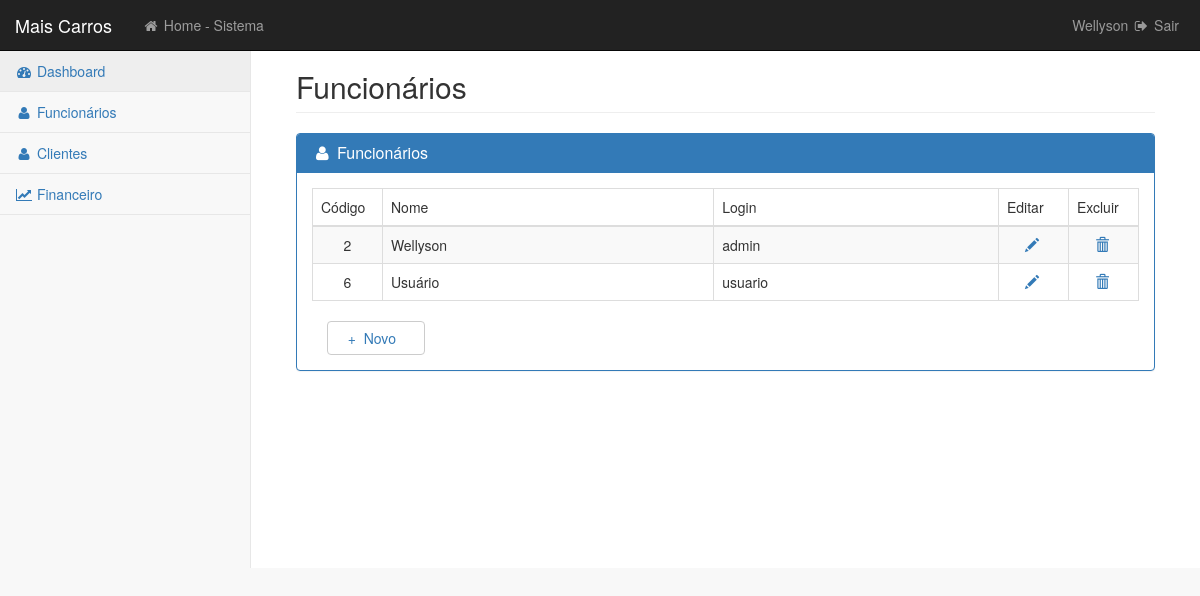
Page /view/admin_funcionarios.php (signed in) on the committed database.
### tables this page shows
CREATE TABLE `usuario` (
  `id` int(100) NOT NULL,
  `nome` varchar(255) NOT NULL,
  `login` varchar(50) NOT NULL,
  `senha` varchar(100) NOT NULL
);

### controller/funcionario/NavbarController.php (called while the page is built, shortened)
<?php
  class NavbarController {
    public $FuncionarioModel;
    public function __construct(){
      $this->FuncionarioModel = new Funcionario();
    }
    function getName() {
      return $this->FuncionarioModel->getName();
    }
    function auth() {
      $this->FuncionarioModel->auth();
    }
  }
?>

### model/FuncionarioModel.php (called while the page is built, shortened)
<?php
  class Funcionario extends CRUD {
    public function getLoggedUser() {
      $pdo = parent::connect();
      $login = $_SESSION['login'];
      $senha = $_SESSION['senha'];
      $sql = $pdo->prepare("SELECT * FROM usuario WHERE login=:login and senha=:senha");
      $sql->bindValue(':login', $login);
      $sql->bindValue(':senha', $senha);
      $sql->execute();
      $currentUser = $sql->fetchAll(PDO::FETCH_ASSOC);
      return $currentUser;
    }
    public function getName() {
      $user = $this->getLoggedUser();
      return $user[0]['nome'];
    }
  }
?>

### model/CRUDModel.php (called while the page is built, shortened)
<?php
  class CRUD extends Database {
    public function readAll( $table ) {
      $pdo = parent::connect();
      $busca = $pdo->prepare("SELECT * FROM $table");
      $busca->execute();
      $linha = $busca->fetchAll(PDO::FETCH_ASSOC);
      return $linha;
    }
  }
?>

### controller/GetAllController.php (called while the page is built, shortened)
<?php
  class GetAllController {
    public $CRUDModel;
    public function __construct(){
      $this->CRUDModel = new CRUD();
    }
    function getAll( $table ) {
      return $this->CRUDModel->readAll( $table );
    }
  }
?>

### view/dashboard/funcionario/all-funcionarios.php (the view, shortened to what this page needs)
<?php
  $getAllCtrl = new GetAllController();
  $funcionarios = $getAllCtrl->getAll('usuario');
  foreach ($funcionarios as $funcionario) { ?>
  <tr>
    <td style="text-align: center;" ><?php echo $funcionario['id']; ?></td>
    <td><?php echo $funcionario['nome']; ?></td>
    <td><?php echo $funcionario['login']; ?></td>
    <td>
        <a class="icon-table" href="admin_form_edita.php?id=<?php echo $funcionario['id']; ?>">
            <i class="glyphicon glyphicon-pencil" style="margin-left: 18px;"></i>
        </a>
    </td>
    <td>
      <a class="icon-table" href="./../controller/funcionario/DeleteController.php?id=<?php echo $funcionario['id']; ?>">
         <i class="glyphicon glyphicon-trash" style="margin-left: 18px;" ></i>
      </a>
    </td>
  </tr>
  <?php } ?>

### view/dashboard/nav.php (shortened to what this page needs)
<?php
  $navbar = new NavbarController();
  $navbar->auth();
  $name = $navbar->getName();
?>
<div id="wrapper">
    <nav class="navbar navbar-inverse navbar-fixed-top" role="navigation">
        <div class="navbar-header">
            <a class="navbar-brand" href="home_admin.php">Mais Carros</a>
        </div>
        <ul class="nav navbar-nav navbar-left navbar-top-links">
            <li><a href="home_func.php"><i class="fa fa-home fa-fw"></i> Home - Sistema</a></li>
        </ul>
        <ul class="nav navbar-right navbar-top-links">
            <li class="dropdown">
                <a class="dropdown-toggle" href="../controller/logout_controller.php">
                    <?php echo $name ?> <i class="fa fa-sign-out fa-fw"></i> Sair
                </a>
            </li>
        </ul>
        <div class="navbar-default sidebar" role="navigation">
            <div class="sidebar-nav navbar-collapse">
                <ul class="nav" id="side-menu">
                    <li>
                        <a href="home_admin.php" class="active"><i class="fa fa-dashboard fa-fw"></i> Dashboard</a>
                    </li>
                    <li>
                        <a href="admin_funcionarios.php"><i class="fa fa-user fa-fw"></i> Funcionários</a>
                    </li>
                    <li>
                        <a href="admin_clientes.php"><i class="fa fa-user fa-fw"></i> Clientes</a>
                    </li>
                    <li>
                        <a href="admin_financeiro.php"><i class="fa fa-line-chart fa-fw"></i> Financeiro</a>
                    </li>
                </ul>
            </div>
        </div>
    </nav>
</div>

### view/css/startmin.css (style rules this page uses)
body { background-color: #f8f8f8; }
#wrapper { width: 100%; }
.navbar-header { float: left; }
.navbar-left { float: left; }
.navbar-right { text-align: right; }
.navbar-top-links { margin: 0; }
.navbar-top-links li { display: inline-block; }
.navbar-top-links li:last-child { margin-right: 6px; }
.navbar-top-links li a { padding: 15px; min-height: 50px; }
.navbar-top-links>li>a { color: #999; }
.sidebar .sidebar-nav.navbar-collapse { padding-right: 0; padding-left: 0; }
.sidebar ul li { border-bottom: 1px solid #e7e7e7; }
.sidebar ul li a.active { background-color: #eee; }
@media (min-width:768px) { .sidebar { z-index: 1; position: absolute; width: 250px; margin-top: 51px; } }

### rows in the picture
usuario: nome "Wellyson", id "2", login "admin"
usuario: id "6", nome "Usuário", login "usuario"
